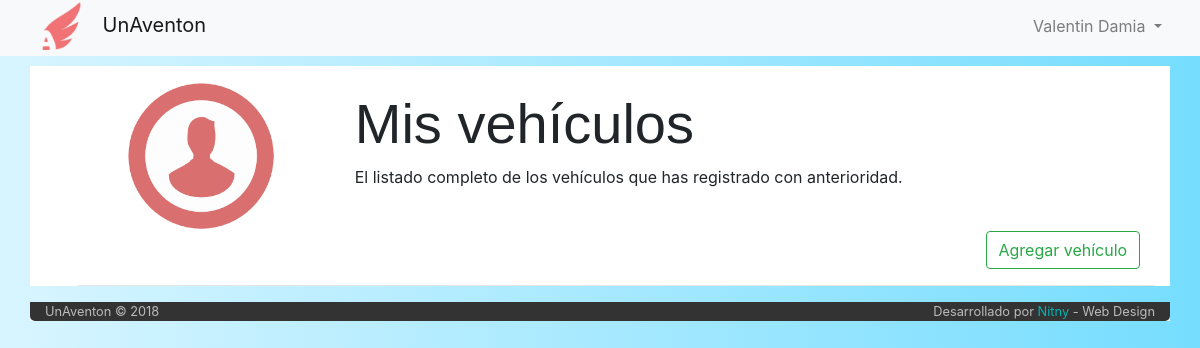
Page /listado-vehiculos (signed in) on the earlier database version.
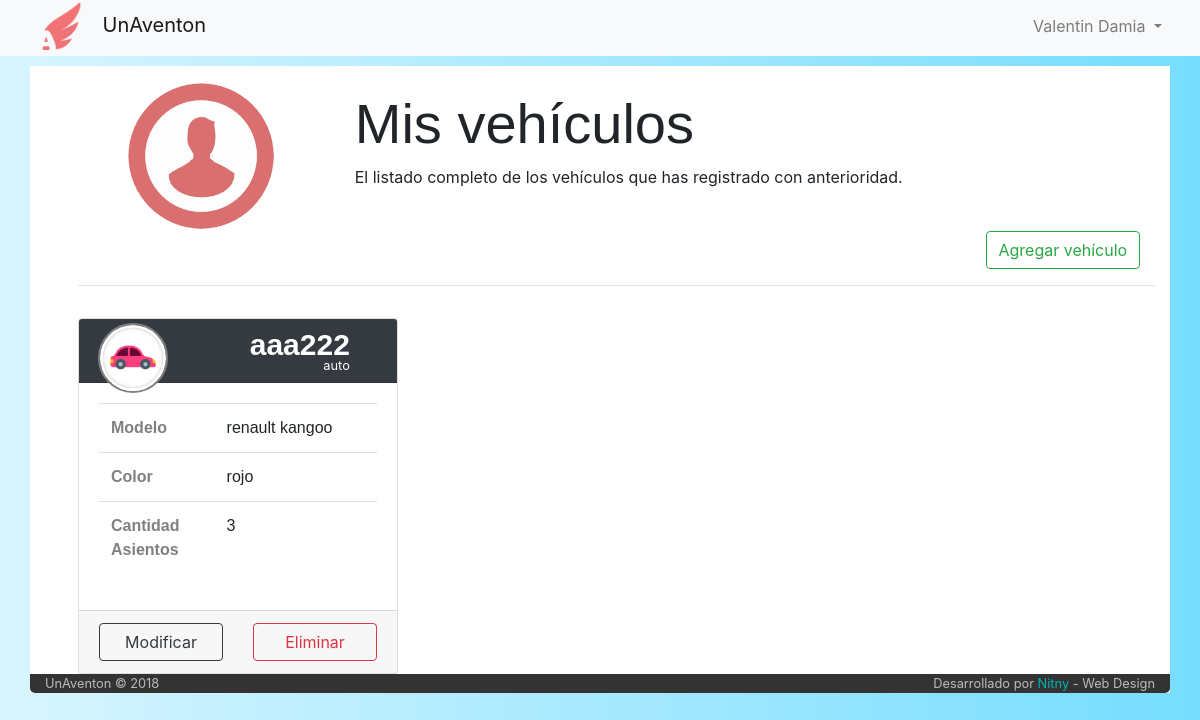
Same page on the later database version.
### tables this page shows
CREATE TABLE `vehiculo` (
  `idVehiculo` int(6) NOT NULL,
  `idPropietario` int(6) NOT NULL,
  `cant_asientos` int(2) NOT NULL,
  `modelo` varchar(30) NOT NULL,
  `marca` varchar(30) NOT NULL,
  `color` varchar(20) NOT NULL,
  `patente` varchar(10) NOT NULL COMMENT 'puede ser patente extrangera',
  `tipo` int(1) DEFAULT NULL,
  `eliminado` tinyint(1) NOT NULL DEFAULT '0'
);

CREATE TABLE `tipo_vehiculo` (
  `idTipo` int(1) NOT NULL,
  `icono` varchar(140) DEFAULT NULL,
  `tipo` varchar(11) NOT NULL
);

### index.php (called while the page is built, shortened)
<?php
	include ('php/inicio_body.php');
	$router = new Router;
	$vars = $router->get_variables();
	render($vars);
	include ('php/cierre_body.php');

### controller/listado-vehiculos.php (the view, shortened to what this page needs)
<?php
function render($vars = []){
	include('php/conexion.php');
	function modificable($id, $numElto){
		include('php/conexion.php');
		$consulta = "SELECT * FROM viaje WHERE idVehiculo = '$id'";
		$viajes = mysqli_query($conexion, $consulta) or
													die("Error en la busqueda de vehiculos que esten en viajes" . mysqli_error($conexion));
		$esModificable = "#ModificarAuto$numElto";
		return $esModificable;
	}
	?>
		<div class="container" style="width:200rem; padding-left: 3rem">
		<div class="row">
		    <div class="col-md-3" style="text-align: center">
		      <img src="img/user.png" alt="imagen de usuario" style="width: 150px; margin-top: 15px">
		    </div>
		    <div class="col-md-8" style="margin-top: 1.5rem">
		      <h1 class="display-4" style="font-family: helvetica;">Mis vehículos</h1>
		      <p> El listado completo de los vehículos que has registrado con anterioridad. </p>
		    </div>
		</div>
		<div class="row">
			<div class="offset-10">
				<button type="button" name="cargaVehiculo" class="btn btn-outline-success" data-toggle="modal" data-target="#CargarAuto">Agregar vehículo</button>
			</div>
		</div>
		 <hr>
	<?php
	$consulta = "SELECT *, vehiculo.tipo as 'vehiculotipo'
							 from vehiculo
							 INNER JOIN tipo_vehiculo on vehiculo.tipo=tipo_vehiculo.idTipo
						   where idPropietario='$_SESSION[userId]' and eliminado=0";
	$vehiculos=mysqli_query($conexion, $consulta)
			or die("error de la consulta:".mysqli_error($conexion));
	$numElto = 0;
	$vehiculo = mysqli_fetch_array($vehiculos);
	while($vehiculo){
		?>
		<div class="row" style="margin-top: 2rem">
			<div class="card-deck">
		<?php
		$elementosEnFila = 1;
		while(($vehiculo) &&($elementosEnFila <= 3)){
?>
				<div class="card" style="width: 20rem; margin-left: 30px; margin-right: 30px">
							    <div class="card-header bg-dark text-white">
								    	<div class="profile-header-container">
								  			<div class="row" style="margin-top: -.5rem; margin-left: -1rem;">
								  				<div class="col col-md-4 profile-header-img">
											     	<img class="img-circle" src="<?php echo $vehiculo['icono'] ?>"/>
												</div>
												<div class="col col-md-8" style="margin-top: 1.5rem; margin-left: -1.7rem;">
											   		<span class="text-left tipo float-right" style="font-family: helvetica; font-size: 30px; margin-top: -25px"> <?php echo $vehiculo['patente'];?></span><br>
														<small class="float-right" style="margin-top: -15px"><?php echo $vehiculo['tipo'];?></small>
												</div>
								  			</div>
										</div>
								    </div>
							    <div class="card-body">
									<table class="table">
									  <tbody>
									    <tr>
									      <th scope="row" style="color:grey">Modelo</th>
									      <td><?php echo "$vehiculo[marca] $vehiculo[modelo]"; ?></td>
									    </tr>
									    <tr>
									      <th scope="row" style="color:grey">Color</th>
									      <td style=""><?php echo $vehiculo['color']; ?></td>
									    </tr>
									    <tr>
									      <th scope="row" style="color:grey">Cantidad<br>Asientos</th>
									      <td><?php echo $vehiculo['cant_asientos']; ?></td>
									    </tr>
									  </tbody>
									</table>
							    </div>
							    <div class="card-footer">
							      <div class="row">
							      	<div class="col col-md-6">
							      			<button type="button" class="btn btn-outline-dark btn-block" data-toggle="modal" data-target="<?php echo modificable($vehiculo['idVehiculo'], $numElto)?>">Modificar</button>
							      		</div>
							      		<div class="col col-md-6" >
							      			<?php
												$viajes = mysqli_query($conexion, "SELECT * FROM viaje where idVehiculo='$vehiculo[idVehiculo]'");
							      				if($cant_viajes = mysqli_num_rows($viajes) > 0)
							      				{
							      					echo '<buton class="btn btn-outline-danger btn-block" onclick="alert(\'El vehiculo se encuentra postulado a '.$cant_viajes.' viaje/s\')" > Eliminar </button>';
							      				}else
							      				{
							      					echo '<form action="/listado-vehiculos" method="POST">
							    							<input type="text" name="idBaja" value="'.$vehiculo['idVehiculo'].'"hidden>
							    							<button class="btn btn-outline-danger btn-block" onclick="return confirm(\'está seguro que quiere eliminar el vehiculo con patente '.$vehiculo['patente'].'?\')"> Eliminar </button>
							   							 </form>';
							      				}
							      			?>
							      		</div>
							      </div>
							    </div>
							  </div>
							  <?php
			$elementosEnFila++;
			$numElto++;
			$vehiculo = mysqli_fetch_array($vehiculos);
		}
		?>
		</div>
	</div>
		<?php
	}
	?>
	</div>
	<div class="container">
	<?php
}

### php/inicio_body.php (shortened to what this page needs)
<!DOCTYPE html>
<html>
  <head>
    <link rel="stylesheet" href="https://maxcdn.bootstrapcdn.com/bootstrap/4.0.0/css/bootstrap.min.css">
    <link rel="stylesheet" href="/js/Malihu/jquery.mCustomScrollbar.css" />
    <link rel="stylesheet" type="text/css" href="/css/estilo-listado-vehiculos.css">
    <link rel="stylesheet" href="/css/stylo.css">
  </head>
  <body>
    <?php
      include('php/navbar.php');
    ?>

### php/navbar.php (shortened to what this page needs)
<nav class="navbar navbar-expand-lg navbar-light bg-light">
  <div class="container" style="background-color:rgba(0, 0, 0, 0.0); margin-top: -3px; padding: 0 0; box-shadow: 0 0 0 #fff">
  <ul class="nav navbar-nav navbar-logo mx-auto">
      <li class="nav-item">
        <img src="/img/logo.png" alt="logo" style="width: 60px; margin-right: 8px; margin-top: -10px; margin-bottom: -10px">
        <a class="navbar-brand" href="/" style="margin-top: 0px; margin-bottom: -40px;">UnAventon</a>
      </li>
    </ul>
  <div class="collapse navbar-collapse" id="navbarSupportedContent">
      <?php
      if(isset($_SESSION['nombre'])){
        ?>
        <ul class='navbar-nav float-right'>
            <li class="nav-item dropdown">
                <a class="nav-link dropdown-toggle" href="#" id="navbarDropdown" role="button" data-toggle="dropdown" aria-haspopup="true" aria-expanded="false">
                  <?php echo $_SESSION['nombre']." ".$_SESSION['apellido']; ?>
                </a>
            </li>
        </ul>
        <?php
      }
      ?>
  </div>
</div>
</nav>

### php/cierre_body.php (shortened to what this page needs)
<div class="row" style="background-color: #333; color: #bbb; border-bottom-left-radius: 5px; border-bottom-right-radius: 5px; ">
  <div class="col-md-12">
    <small class="float-left">UnAventon © 2018</small>
    <small class="float-right">Desarrollado por <span style="color:#00b3b3">Nitny</span> - Web Design</small>
  </div>
</div>
</div>
<br>
</body>
</html>

### css/estilo-listado-vehiculos.css (style rules this page uses)
.card-header { height: 4rem; }
.profile-header-img { width: 3rem; }
.profile-header-img > img.img-circle { width: 70px; height: 70px; max-width: 100px; max-height: 100px; -webkit-border-radius: 50%; -moz-border-radius: 50%; border-radius: 50%; border: 2px solid grey; }
.tipo { color: white; font-family: sans-serif; font-size: 40rem; font-weight: bold; }
th,tr { font-family: helvetica; }

### css/stylo.css (style rules this page uses)
body { background-color: grey; }

### php/inicio_body.php (style rules this page uses)
body { background-color: #fff; background: linear-gradient(-90deg, #76ddff, #d8f5ff); }

Differences in the rows shown:
added vehiculo: tipo_vehiculo.icono (picture), patente "aaa222", tipo_vehiculo.tipo "auto", marca "renault", modelo "kangoo", color "rojo", cant_asientos "3"
